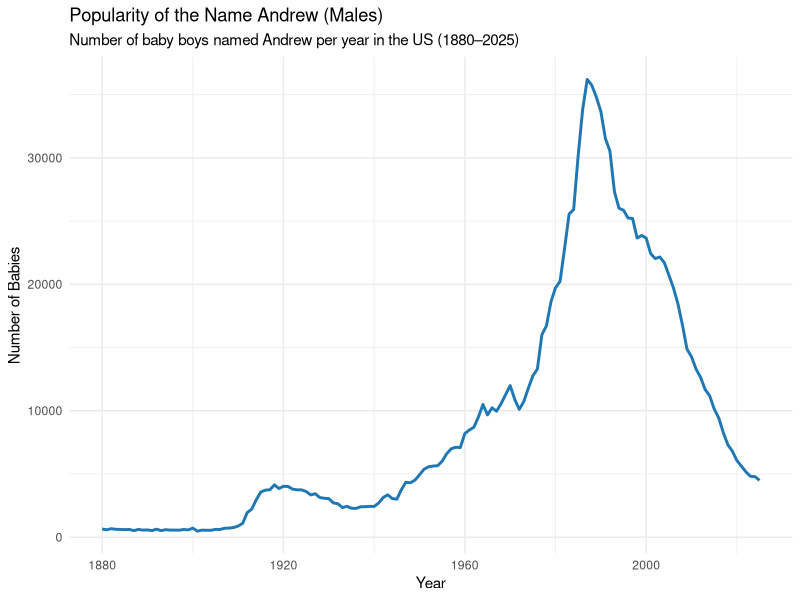
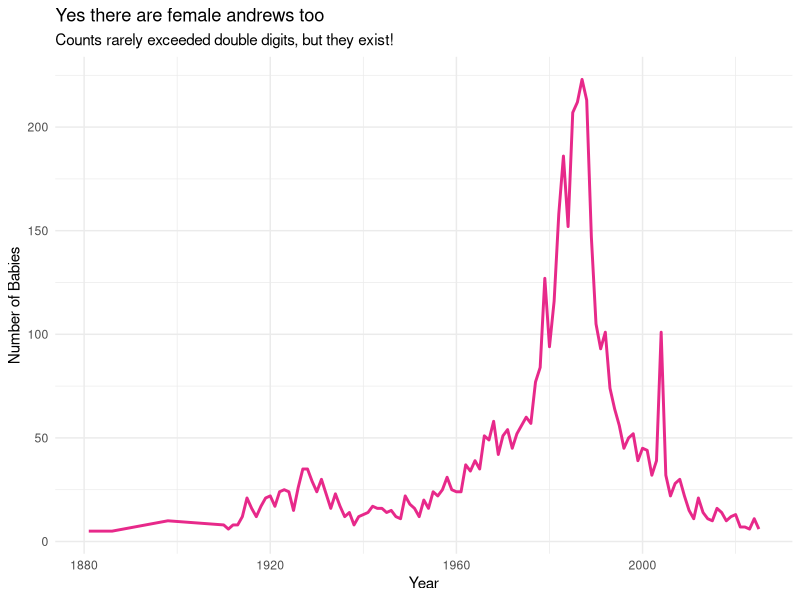

Recreate these plots in R, in order.
## ---- chunk 1
#| label: setup
#| message: false
library(tidyverse)

# Read the extracted data for the name Andrew
andrew_data <- read_csv("Andrew.csv", show_col_types = FALSE)
## ---- chunk 2
#| label: male-andrews-plot
# Filter for male Andrews and plot counts over time
andrew_data |>
  filter(sex == "M") |>
  ggplot(aes(x = year, y = n)) +
  geom_line(color = "#1f78b4", linewidth = 1) +
  labs(
    title = "Popularity of the Name Andrew (Males)",
    subtitle = "Number of baby boys named Andrew per year in the US (1880–2025)",
    x = "Year",
    y = "Number of Babies"
  ) +
  theme_minimal()
## ---- chunk 3
#| label: female-andrews-plot
# Filter for female Andrews and plot counts over time
andrew_data |>
  filter(sex == "F") |>
  ggplot(aes(x = year, y = n)) +
  geom_line(color = "#e7298a", linewidth = 1) +
  labs(
    title = "Yes there are female andrews too",
    subtitle = "Counts rarely exceeded double digits, but they exist!",
    x = "Year",
    y = "Number of Babies"
  ) +
  theme_minimal()
